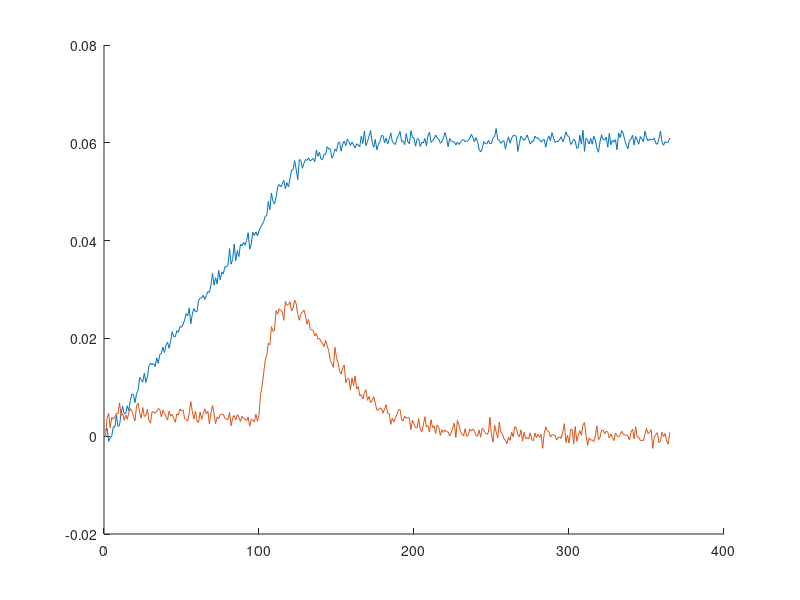

Reproduce this figure in MATLAB. (Note: this script raises an error after producing the figure.)
%% Load data and plot

data = load("mockdata_v2.mat");
infected = transpose(deal(data.InfectedProportion));    % Turn these from rows to columns
deaths = transpose(deal(data.cumulativeDeaths));
data = [infected deaths];

figure(1);
hold on;
plot(deaths);                                   % Plot actual data
plot(infected);


%% Setup

A = [0 0 0 .99 .99 .99 .99];
b = 1;
Af = [0 0 0 1 1 1 1];                           % Copied from base_sir_fit. Don't think parameters causing issue.
bf = 1;
ub = [1 1 1 1 1 1 1]';
lb = [0 0 0 0 0 0 0]';

%% First Segment: Days 1-100
t = 100;

x0 = [0 0 0 .998 .001 0 .001];                  % Set x0 to day 1 percentages, roughly. Don't think this is necessary
sirafun= @(x)siroutput(x,t,data(1:100,:));      % Function to optimize over first 100 days
x = fmincon(sirafun,x0,A,b,Af,bf,lb,ub);        % Optimize it

x_next1 = x;                                    % First 'x' is good to plug into siroutput_full
Y_fit_1 = siroutput_full(x_next1,t);            % Get the fit

% In this segment and the others, copied Matt's procedure to generate the best
% fit.

%% Second Segment
t = 25;                                         % Now getting next 25 days, where first "spike" rises.

x0 = [0 0 0 .956 .004 0 0.04];                  % Day 100 percentages. Again, pretty sure this unecessary.
sirafun= @(x)siroutput(x,t,data(101:125,:));    % New function for next 25 days
x = fmincon(sirafun,x0,A,b,Af,bf,lb,ub);        % Optimize this segment

x_next2 = x;                                    % Get k values from optimized x
x_next2(4) = Y_fit_1(100,1);                    % Set ic values so they plot is continuous
x_next2(5) = Y_fit_1(100,2);
x_next2(6) = Y_fit_1(100,3);
x_next2(7) = Y_fit_1(100,4);
Y_fit_2 = siroutput_full(x_next2,t);            % Get the fit

%% Third Segment
t = 50;                                         % Next 50 days: descent from peak

x0 = [0 0 0 .93 .02 0 .05];
sirafun= @(x)siroutput(x,t,data(126:175,:));
x = fmincon(sirafun,x0,A,b,Af,bf,lb,ub);

x_next3 = x;
x_next3(4) = Y_fit_2(25,1);
x_next3(5) = Y_fit_2(25,2);                     % This stuff all same as second segment
x_next3(6) = Y_fit_2(25,3);
x_next3(7) = Y_fit_2(25,4);
Y_fit_3 = siroutput_full(x_next3,t);

Y_fit = cat(1,Y_fit_1,Y_fit_2,Y_fit_3);         % Put 3 fits together

plot(Y_fit(:,2));                               % Plot the stuff
plot(Y_fit(:,4));
legend('deaths','infected','minfections','mdeaths');
title('Plot with first three segment fits')
hold off;


%% Copy base_sir_fit--still gives bad fit

t = 365;

figure(2);
hold on;
plot(deaths);                                   % Plot actual data
plot(infected);

sirafun= @(x)siroutput(x,t,data);

A = [0 0 0 .99 .99 .99 .99];
b = 1;
Af = [0 0 0 1 1 1 1];
bf = 1;
ub = [1 1 1 1 1 1 1]';
lb = [0 0 0 0 0 0 0]';

x0 = [0 0 0 1 0 0 0]; 

x = fmincon(sirafun,x0,A,b,Af,bf,lb,ub);
Y_fit = siroutput_full(x,t);

plot(infected);
plot(Y_fit(:,2));
plot(deaths);
plot(Y_fit(:,4));

title('Plot with model format copied from base sir fit')
hold off;
